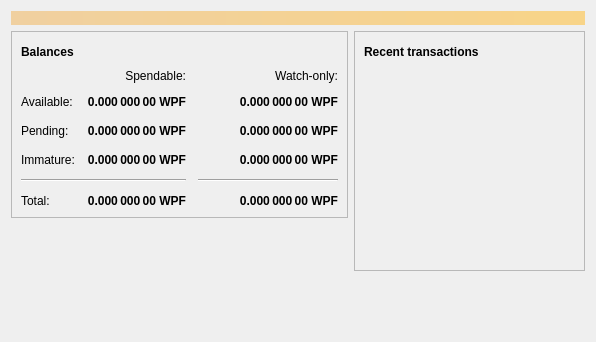
<?xml version="1.0" encoding="UTF-8"?>
<ui version="4.0">
 <class>OverviewPage</class>
 <widget class="QWidget" name="OverviewPage">
  <property name="geometry">
   <rect>
    <x>0</x>
    <y>0</y>
    <width>596</width>
    <height>342</height>
   </rect>
  </property>
  <property name="windowTitle">
   <string>Form</string>
  </property>
  <layout class="QVBoxLayout" name="topLayout">
   <item>
    <widget class="QLabel" name="labelAlerts">
     <property name="visible">
      <bool>false</bool>
     </property>
     <property name="styleSheet">
      <string notr="true">QLabel { background-color: qlineargradient(x1: 0, y1: 0, x2: 1, y2: 0, stop:0 #F0D0A0, stop:1 #F8D488); color:#000000; }</string>
     </property>
     <property name="wordWrap">
      <bool>true</bool>
     </property>
     <property name="margin">
      <number>3</number>
     </property>
     <property name="textInteractionFlags">
      <set>Qt::TextSelectableByMouse</set>
     </property>
    </widget>
   </item>
   <item>
    <layout class="QHBoxLayout" name="horizontalLayout" stretch="1,1">
     <item>
      <layout class="QVBoxLayout" name="verticalLayout_2">
       <item>
        <widget class="QFrame" name="frame">
         <property name="frameShape">
          <enum>QFrame::StyledPanel</enum>
         </property>
         <property name="frameShadow">
          <enum>QFrame::Raised</enum>
         </property>
         <layout class="QVBoxLayout" name="verticalLayout_4">
          <item>
           <layout class="QHBoxLayout" name="horizontalLayout_4">
            <item>
             <widget class="QLabel" name="label_5">
              <property name="font">
               <font>
                <weight>75</weight>
                <bold>true</bold>
               </font>
              </property>
              <property name="text">
               <string>Balances</string>
              </property>
             </widget>
            </item>
            <item>
             <widget class="QPushButton" name="labelWalletStatus">
              <property name="enabled">
               <bool>true</bool>
              </property>
              <property name="maximumSize">
               <size>
                <width>30</width>
                <height>16777215</height>
               </size>
              </property>
              <property name="toolTip">
               <string>The displayed information may be out of date. Your wallet automatically synchronizes with the Wurzelpfrumpft network after a connection is established, but this process has not completed yet.</string>
              </property>
              <property name="text">
               <string/>
              </property>
              <property name="icon">
               <iconset resource="../bitcoin.qrc">
                <normaloff>:/icons/warning</normaloff>
                <disabledoff>:/icons/warning</disabledoff>:/icons/warning</iconset>
              </property>
              <property name="iconSize">
               <size>
                <width>24</width>
                <height>24</height>
               </size>
              </property>
              <property name="flat">
               <bool>true</bool>
              </property>
             </widget>
            </item>
            <item>
             <spacer name="horizontalSpacer_3">
              <property name="orientation">
               <enum>Qt::Horizontal</enum>
              </property>
              <property name="sizeHint" stdset="0">
               <size>
                <width>40</width>
                <height>20</height>
               </size>
              </property>
             </spacer>
            </item>
           </layout>
          </item>
          <item>
           <layout class="QGridLayout" name="gridLayout">
            <property name="spacing">
             <number>12</number>
            </property>
            <item row="2" column="2">
             <widget class="QLabel" name="labelWatchPending">
              <property name="font">
               <font>
                <weight>75</weight>
                <bold>true</bold>
               </font>
              </property>
              <property name="cursor">
               <cursorShape>IBeamCursor</cursorShape>
              </property>
              <property name="toolTip">
               <string>Unconfirmed transactions to watch-only addresses</string>
              </property>
              <property name="text">
               <string notr="true">0.000 000 00 WPF</string>
              </property>
              <property name="alignment">
               <set>Qt::AlignRight|Qt::AlignTrailing|Qt::AlignVCenter</set>
              </property>
              <property name="textInteractionFlags">
               <set>Qt::LinksAccessibleByMouse|Qt::TextSelectableByKeyboard|Qt::TextSelectableByMouse</set>
              </property>
             </widget>
            </item>
            <item row="2" column="1">
             <widget class="QLabel" name="labelUnconfirmed">
              <property name="font">
               <font>
                <weight>75</weight>
                <bold>true</bold>
               </font>
              </property>
              <property name="cursor">
               <cursorShape>IBeamCursor</cursorShape>
              </property>
              <property name="toolTip">
               <string>Total of transactions that have yet to be confirmed, and do not yet count toward the spendable balance</string>
              </property>
              <property name="text">
               <string notr="true">0.000 000 00 WPF</string>
              </property>
              <property name="alignment">
               <set>Qt::AlignRight|Qt::AlignTrailing|Qt::AlignVCenter</set>
              </property>
              <property name="textInteractionFlags">
               <set>Qt::LinksAccessibleByMouse|Qt::TextSelectableByKeyboard|Qt::TextSelectableByMouse</set>
              </property>
             </widget>
            </item>
            <item row="3" column="2">
             <widget class="QLabel" name="labelWatchImmature">
              <property name="font">
               <font>
                <weight>75</weight>
                <bold>true</bold>
               </font>
              </property>
              <property name="cursor">
               <cursorShape>IBeamCursor</cursorShape>
              </property>
              <property name="toolTip">
               <string>Mined balance in watch-only addresses that has not yet matured</string>
              </property>
              <property name="text">
               <string notr="true">0.000 000 00 WPF</string>
              </property>
              <property name="alignment">
               <set>Qt::AlignRight|Qt::AlignTrailing|Qt::AlignVCenter</set>
              </property>
              <property name="textInteractionFlags">
               <set>Qt::LinksAccessibleByMouse|Qt::TextSelectableByKeyboard|Qt::TextSelectableByMouse</set>
              </property>
             </widget>
            </item>
            <item row="4" column="0" colspan="2">
             <widget class="Line" name="line">
              <property name="orientation">
               <enum>Qt::Horizontal</enum>
              </property>
             </widget>
            </item>
            <item row="4" column="2">
             <widget class="Line" name="lineWatchBalance">
              <property name="sizePolicy">
               <sizepolicy hsizetype="Preferred" vsizetype="Fixed">
                <horstretch>0</horstretch>
                <verstretch>0</verstretch>
               </sizepolicy>
              </property>
              <property name="minimumSize">
               <size>
                <width>140</width>
                <height>0</height>
               </size>
              </property>
              <property name="orientation">
               <enum>Qt::Horizontal</enum>
              </property>
             </widget>
            </item>
            <item row="5" column="0">
             <widget class="QLabel" name="labelTotalText">
              <property name="text">
               <string>Total:</string>
              </property>
             </widget>
            </item>
            <item row="3" column="1">
             <widget class="QLabel" name="labelImmature">
              <property name="font">
               <font>
                <weight>75</weight>
                <bold>true</bold>
               </font>
              </property>
              <property name="cursor">
               <cursorShape>IBeamCursor</cursorShape>
              </property>
              <property name="toolTip">
               <string>Mined balance that has not yet matured</string>
              </property>
              <property name="text">
               <string notr="true">0.000 000 00 WPF</string>
              </property>
              <property name="alignment">
               <set>Qt::AlignRight|Qt::AlignTrailing|Qt::AlignVCenter</set>
              </property>
              <property name="textInteractionFlags">
               <set>Qt::LinksAccessibleByMouse|Qt::TextSelectableByKeyboard|Qt::TextSelectableByMouse</set>
              </property>
             </widget>
            </item>
            <item row="2" column="3">
             <spacer name="horizontalSpacer_2">
              <property name="orientation">
               <enum>Qt::Horizontal</enum>
              </property>
              <property name="sizeHint" stdset="0">
               <size>
                <width>40</width>
                <height>20</height>
               </size>
              </property>
             </spacer>
            </item>
            <item row="3" column="0">
             <widget class="QLabel" name="labelImmatureText">
              <property name="text">
               <string>Immature:</string>
              </property>
             </widget>
            </item>
            <item row="5" column="1">
             <widget class="QLabel" name="labelTotal">
              <property name="font">
               <font>
                <weight>75</weight>
                <bold>true</bold>
               </font>
              </property>
              <property name="cursor">
               <cursorShape>IBeamCursor</cursorShape>
              </property>
              <property name="toolTip">
               <string>Your current total balance</string>
              </property>
              <property name="text">
               <string notr="true">0.000 000 00 WPF</string>
              </property>
              <property name="alignment">
               <set>Qt::AlignRight|Qt::AlignTrailing|Qt::AlignVCenter</set>
              </property>
              <property name="textInteractionFlags">
               <set>Qt::LinksAccessibleByMouse|Qt::TextSelectableByKeyboard|Qt::TextSelectableByMouse</set>
              </property>
             </widget>
            </item>
            <item row="5" column="2">
             <widget class="QLabel" name="labelWatchTotal">
              <property name="font">
               <font>
                <weight>75</weight>
                <bold>true</bold>
               </font>
              </property>
              <property name="cursor">
               <cursorShape>IBeamCursor</cursorShape>
              </property>
              <property name="toolTip">
               <string>Current total balance in watch-only addresses</string>
              </property>
              <property name="text">
               <string notr="true">0.000 000 00 WPF</string>
              </property>
              <property name="alignment">
               <set>Qt::AlignRight|Qt::AlignTrailing|Qt::AlignVCenter</set>
              </property>
              <property name="textInteractionFlags">
               <set>Qt::LinksAccessibleByMouse|Qt::TextSelectableByKeyboard|Qt::TextSelectableByMouse</set>
              </property>
             </widget>
            </item>
            <item row="0" column="2">
             <widget class="QLabel" name="labelWatchonly">
              <property name="text">
               <string>Watch-only:</string>
              </property>
              <property name="alignment">
               <set>Qt::AlignRight|Qt::AlignTrailing|Qt::AlignVCenter</set>
              </property>
             </widget>
            </item>
            <item row="1" column="0">
             <widget class="QLabel" name="labelBalanceText">
              <property name="text">
               <string>Available:</string>
              </property>
             </widget>
            </item>
            <item row="1" column="1">
             <widget class="QLabel" name="labelBalance">
              <property name="font">
               <font>
                <weight>75</weight>
                <bold>true</bold>
               </font>
              </property>
              <property name="cursor">
               <cursorShape>IBeamCursor</cursorShape>
              </property>
              <property name="toolTip">
               <string>Your current spendable balance</string>
              </property>
              <property name="text">
               <string notr="true">0.000 000 00 WPF</string>
              </property>
              <property name="alignment">
               <set>Qt::AlignRight|Qt::AlignTrailing|Qt::AlignVCenter</set>
              </property>
              <property name="textInteractionFlags">
               <set>Qt::LinksAccessibleByMouse|Qt::TextSelectableByKeyboard|Qt::TextSelectableByMouse</set>
              </property>
             </widget>
            </item>
            <item row="1" column="2">
             <widget class="QLabel" name="labelWatchAvailable">
              <property name="font">
               <font>
                <weight>75</weight>
                <bold>true</bold>
               </font>
              </property>
              <property name="cursor">
               <cursorShape>IBeamCursor</cursorShape>
              </property>
              <property name="toolTip">
               <string>Your current balance in watch-only addresses</string>
              </property>
              <property name="text">
               <string notr="true">0.000 000 00 WPF</string>
              </property>
              <property name="alignment">
               <set>Qt::AlignRight|Qt::AlignTrailing|Qt::AlignVCenter</set>
              </property>
              <property name="textInteractionFlags">
               <set>Qt::LinksAccessibleByMouse|Qt::TextSelectableByKeyboard|Qt::TextSelectableByMouse</set>
              </property>
             </widget>
            </item>
            <item row="2" column="0">
             <widget class="QLabel" name="labelPendingText">
              <property name="text">
               <string>Pending:</string>
              </property>
             </widget>
            </item>
            <item row="0" column="1">
             <widget class="QLabel" name="labelSpendable">
              <property name="text">
               <string>Spendable:</string>
              </property>
              <property name="alignment">
               <set>Qt::AlignRight|Qt::AlignTrailing|Qt::AlignVCenter</set>
              </property>
             </widget>
            </item>
           </layout>
          </item>
         </layout>
        </widget>
       </item>
       <item>
        <spacer name="verticalSpacer">
         <property name="orientation">
          <enum>Qt::Vertical</enum>
         </property>
         <property name="sizeHint" stdset="0">
          <size>
           <width>20</width>
           <height>40</height>
          </size>
         </property>
        </spacer>
       </item>
      </layout>
     </item>
     <item>
      <layout class="QVBoxLayout" name="verticalLayout_3">
       <item>
        <widget class="QFrame" name="frame_2">
         <property name="frameShape">
          <enum>QFrame::StyledPanel</enum>
         </property>
         <property name="frameShadow">
          <enum>QFrame::Raised</enum>
         </property>
         <layout class="QVBoxLayout" name="verticalLayout">
          <item>
           <layout class="QHBoxLayout" name="horizontalLayout_2">
            <item>
             <widget class="QLabel" name="label_4">
              <property name="font">
               <font>
                <weight>75</weight>
                <bold>true</bold>
               </font>
              </property>
              <property name="text">
               <string>Recent transactions</string>
              </property>
             </widget>
            </item>
            <item>
             <widget class="QPushButton" name="labelTransactionsStatus">
              <property name="enabled">
               <bool>true</bool>
              </property>
              <property name="maximumSize">
               <size>
                <width>30</width>
                <height>16777215</height>
               </size>
              </property>
              <property name="toolTip">
               <string>The displayed information may be out of date. Your wallet automatically synchronizes with the Wurzelpfrumpft network after a connection is established, but this process has not completed yet.</string>
              </property>
              <property name="text">
               <string/>
              </property>
              <property name="icon">
               <iconset resource="../bitcoin.qrc">
                <normaloff>:/icons/warning</normaloff>
                <disabledoff>:/icons/warning</disabledoff>:/icons/warning</iconset>
              </property>
              <property name="iconSize">
               <size>
                <width>24</width>
                <height>24</height>
               </size>
              </property>
              <property name="flat">
               <bool>true</bool>
              </property>
             </widget>
            </item>
            <item>
             <spacer name="horizontalSpacer">
              <property name="orientation">
               <enum>Qt::Horizontal</enum>
              </property>
              <property name="sizeHint" stdset="0">
               <size>
                <width>40</width>
                <height>20</height>
               </size>
              </property>
             </spacer>
            </item>
           </layout>
          </item>
          <item>
           <widget class="QListView" name="listTransactions">
            <property name="styleSheet">
             <string notr="true">QListView { background: transparent; }</string>
            </property>
            <property name="frameShape">
             <enum>QFrame::NoFrame</enum>
            </property>
            <property name="verticalScrollBarPolicy">
             <enum>Qt::ScrollBarAlwaysOff</enum>
            </property>
            <property name="horizontalScrollBarPolicy">
             <enum>Qt::ScrollBarAlwaysOff</enum>
            </property>
            <property name="selectionMode">
             <enum>QAbstractItemView::NoSelection</enum>
            </property>
           </widget>
          </item>
         </layout>
        </widget>
       </item>
       <item>
        <spacer name="verticalSpacer_2">
         <property name="orientation">
          <enum>Qt::Vertical</enum>
         </property>
         <property name="sizeHint" stdset="0">
          <size>
           <width>20</width>
           <height>40</height>
          </size>
         </property>
        </spacer>
       </item>
      </layout>
     </item>
    </layout>
   </item>
  </layout>
 </widget>
 <resources/>
 <connections/>
</ui>
